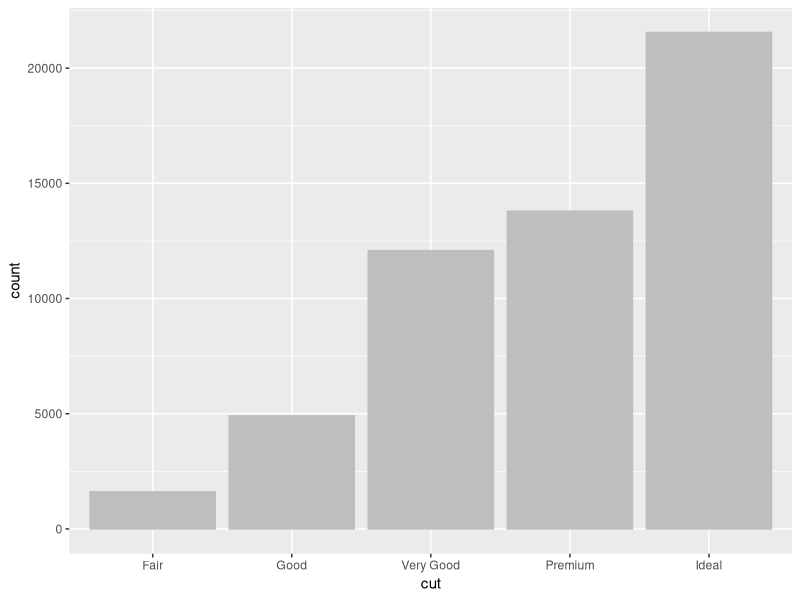
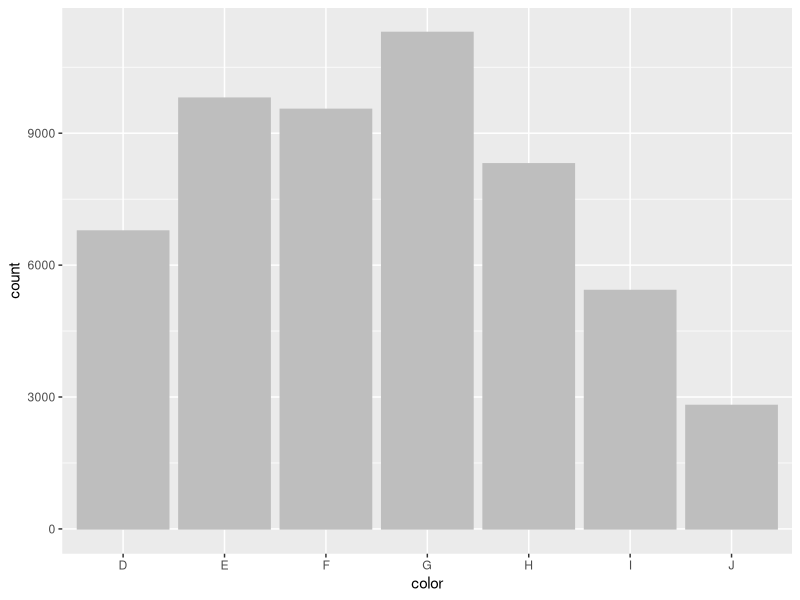
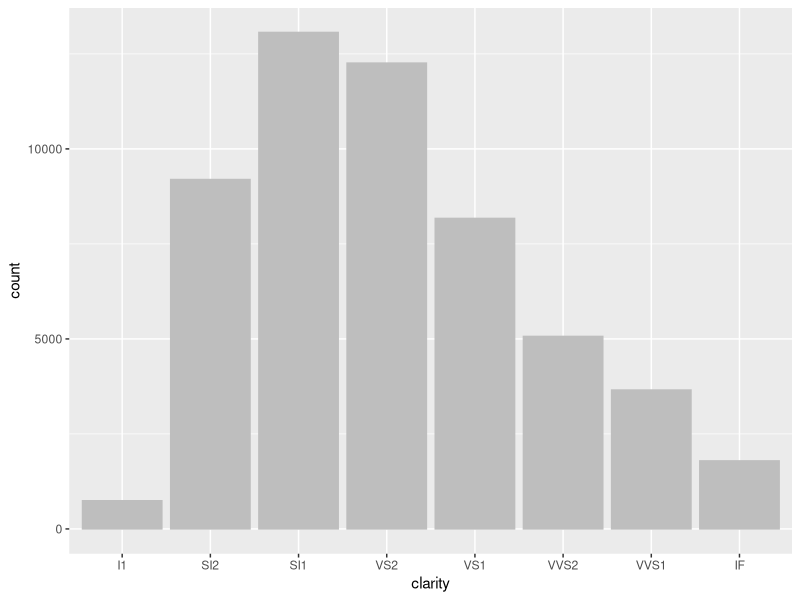
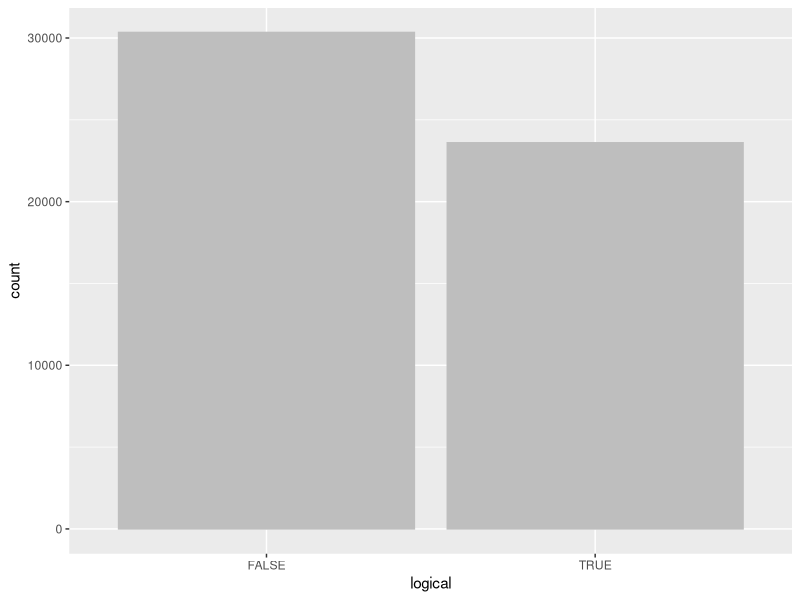

Recreate these plots in R, in order.
## ---- chunk 1
#question 1
require(ggplot2) #loads the ggplot2 package so the diamonds data frame can be used

rowc <- nrow(mtcars) #this line sets the rowc variable to be the number of rows in the mtcars data frame
rowd <- nrow(diamonds) #this line sets the rowd variable to be the number of rows in the diamonds data frame

col <- mtcars$vs #this line sets the col variable to be the vs column in the mrcars data frame

col1 <- length(which(col == 1)) #this line sets the col1 variable to be the number of rows with a 1 in the vs column
col0 <- length(which(col == 0)) #this line sets the col0 variable to be the number of rows with a 0 in the vs column

a <- round(rowd*col1/rowc) #this line multiplies the number of rows in the diamonds data frame by the number of 1s in the vs column and divides by the total number of rows in the vs column. This number is rounded to an integer in case there is a decimal. This number is assigned to the variable a. This gives the number of TRUEs in the logical column.
b <- round(rowd*col0/rowc) #this line multiplies the number of rows in the diamonds data frame by the number of 0s in the vs column and divides by the total number of rows in the vs column. This number is rounded to an integer in case there is a decimal. This number is assigned to the variable b.This gives the number of FALSEs in the logical column.

tfvec <- rep(c(TRUE,FALSE),times=c(a,b)) #this line creates a logical vector called tfvec with a TRUE rows and b FALSE rows

diamonds$logical <- tfvec #this adds the tfvec vector as a column to the diamonds data frame. The column is named logical.

## ---- chunk 2
#question 2
logorfac <- function(x){ #this line creates a function logorfac with an argument x
  y <- is.logical(x) | is.factor(x) #this line sets y to TRUE if the is.logical function returns TRUE or if the is.factor function returns TRUE. It sets y to FALSE otherwise 
  return(y) #this line returns the TRUE or FALSE value for y
}

lofcols <- sapply(diamonds,logorfac) #this line applies the logorfac function to each column in the diamonds data frame

extract <- diamonds[,lofcols] #this line sets the extract variable to be only the columns that return TRUE for the lofcols function. This line sets the extract variable to be a data frame of the logical and factor columns from the diamonds data frame.
## ---- chunk 3
#question 3
logorfac <- function(x){ #this line creates a function logorfac with an argument x
  y <- is.logical(x) | is.factor(x) #this line sets y to TRUE if the is.logical function returns TRUE or if the is.factor function returns TRUE. It sets y to FALSE otherwise 
  return(y) #this line returns the TRUE or FALSE value for y
}

lofcols <- sapply(diamonds,logorfac) #this line applies the logorfac function to each column in the diamonds data frame

extract <- diamonds[,lofcols] #this line sets the extract variable to be the logical or factor columns in the diamonds data frame

for (i in 1:length(extract)){ #for each column in the extract data frame
  bargraph <- ggplot(extract, aes(x=extract[[i]])) #this line sets extract as the data frame and the ith column in extract as the x aesthetic 
  bargraph <- bargraph + geom_bar(colour="gray",fill="gray") #this line creates a bargraph with bars that have a gray outline and gray fill
  bargraph <- bargraph + labs(x = names(extract)[[i]]) #this line sets the label of the x axis to be the name of the ith column in the extract data frame
  print(bargraph) #this line prints the bar graph. Since this line is inside the for loop, it will print a bar graph each time it goes through the loop
}

## ---- chunk 4
#question 4
logorfac <- function(x){ #this line creates a function logorfac with an argument x
  y <- is.logical(x) | is.factor(x) #this line sets y to TRUE if the is.logical function returns TRUE or if the is.factor function returns TRUE. It sets y to FALSE otherwise 
  return(y) #this line returns the TRUE or FALSE value for y
}

lofcols <- sapply(diamonds,logorfac) #this line applies the logorfac function to each column in the diamonds data frame

extract <- diamonds[,lofcols] #this line sets the extract variable to be the logical or factor columns in the diamonds data fram

freqlist <- vector(mode = "list") #this line creates a list called freqlist

for (i in 1:length(extract)){ #for each column in the extract data frame
  freqtable <- table(extract[[i]]) #this line creates a frequency table for the ith column in the extract data frame
  freqlist[[i]] <- freqtable #this line adds the frequency table as the ith member of the list
}
freqlist #this line returns the list of frequency tables


